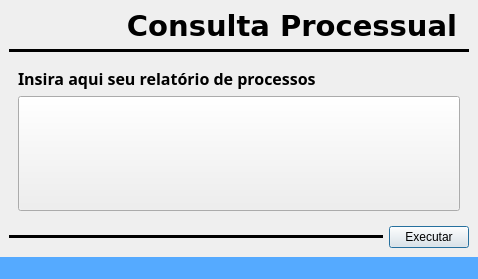
<?xml version="1.0" encoding="UTF-8"?>
<ui version="4.0">
 <class>MainWindow</class>
 <widget class="QMainWindow" name="MainWindow">
  <property name="geometry">
   <rect>
    <x>0</x>
    <y>0</y>
    <width>478</width>
    <height>279</height>
   </rect>
  </property>
  <property name="minimumSize">
   <size>
    <width>478</width>
    <height>279</height>
   </size>
  </property>
  <property name="windowTitle">
   <string>MainWindow</string>
  </property>
  <property name="toolButtonStyle">
   <enum>Qt::ToolButtonStyle::ToolButtonIconOnly</enum>
  </property>
  <property name="documentMode">
   <bool>false</bool>
  </property>
  <property name="tabShape">
   <enum>QTabWidget::TabShape::Rounded</enum>
  </property>
  <widget class="QWidget" name="centralwidget">
   <layout class="QGridLayout" name="gridLayout_2">
    <item row="0" column="0">
     <layout class="QGridLayout" name="gridLayout">
      <item row="0" column="1">
       <widget class="QLabel" name="logo">
        <property name="sizePolicy">
         <sizepolicy hsizetype="Preferred" vsizetype="Preferred">
          <horstretch>0</horstretch>
          <verstretch>0</verstretch>
         </sizepolicy>
        </property>
        <property name="maximumSize">
         <size>
          <width>100</width>
          <height>100</height>
         </size>
        </property>
        <property name="text">
         <string/>
        </property>
        <property name="pixmap">
         <pixmap>../imgs/procc-icon.ico</pixmap>
        </property>
        <property name="scaledContents">
         <bool>true</bool>
        </property>
       </widget>
      </item>
      <item row="5" column="1" colspan="2">
       <widget class="Line" name="line_3">
        <property name="frameShadow">
         <enum>QFrame::Shadow::Plain</enum>
        </property>
        <property name="lineWidth">
         <number>4</number>
        </property>
        <property name="midLineWidth">
         <number>2</number>
        </property>
        <property name="orientation">
         <enum>Qt::Orientation::Horizontal</enum>
        </property>
       </widget>
      </item>
      <item row="4" column="1" colspan="3">
       <widget class="QStackedWidget" name="stackedWidget">
        <property name="currentIndex">
         <number>0</number>
        </property>
        <widget class="QWidget" name="page_3">
         <layout class="QVBoxLayout" name="verticalLayout_2">
          <item>
           <widget class="QLabel" name="label_2">
            <property name="sizePolicy">
             <sizepolicy hsizetype="Minimum" vsizetype="Minimum">
              <horstretch>0</horstretch>
              <verstretch>0</verstretch>
             </sizepolicy>
            </property>
            <property name="font">
             <font>
              <family>Arial Rounded MT</family>
              <pointsize>12</pointsize>
              <italic>false</italic>
              <bold>true</bold>
             </font>
            </property>
            <property name="contextMenuPolicy">
             <enum>Qt::ContextMenuPolicy::DefaultContextMenu</enum>
            </property>
            <property name="text">
             <string>Insira aqui seu relatório de processos</string>
            </property>
            <property name="scaledContents">
             <bool>true</bool>
            </property>
            <property name="wordWrap">
             <bool>false</bool>
            </property>
           </widget>
          </item>
          <item>
           <widget class="QPushButton" name="pushButton_2">
            <property name="sizePolicy">
             <sizepolicy hsizetype="Minimum" vsizetype="Expanding">
              <horstretch>0</horstretch>
              <verstretch>0</verstretch>
             </sizepolicy>
            </property>
            <property name="font">
             <font>
              <family>Calibri</family>
              <pointsize>22</pointsize>
              <italic>true</italic>
             </font>
            </property>
            <property name="text">
             <string/>
            </property>
            <property name="icon">
             <iconset>
              <normaloff>../imgs/upload-icon.png</normaloff>../imgs/upload-icon.png</iconset>
            </property>
            <property name="iconSize">
             <size>
              <width>65</width>
              <height>63</height>
             </size>
            </property>
           </widget>
          </item>
         </layout>
        </widget>
        <widget class="QWidget" name="page_4">
         <layout class="QVBoxLayout" name="verticalLayout">
          <item>
           <widget class="QLabel" name="label_3">
            <property name="sizePolicy">
             <sizepolicy hsizetype="Preferred" vsizetype="Preferred">
              <horstretch>0</horstretch>
              <verstretch>0</verstretch>
             </sizepolicy>
            </property>
            <property name="text">
             <string/>
            </property>
            <property name="pixmap">
             <pixmap>../imgs/load.gif</pixmap>
            </property>
            <property name="scaledContents">
             <bool>true</bool>
            </property>
           </widget>
          </item>
          <item alignment="">
           <widget class="QLabel" name="label_4">
            <property name="font">
             <font>
              <family>Arial Rounded MT</family>
              <pointsize>12</pointsize>
              <bold>true</bold>
             </font>
            </property>
            <property name="text">
             <string>Carregando...</string>
            </property>
           </widget>
          </item>
         </layout>
        </widget>
        <widget class="QWidget" name="page_5">
         <layout class="QGridLayout" name="gridLayout_3">
          <item row="2" column="2">
           <widget class="QPushButton" name="enviar_captcha">
            <property name="sizePolicy">
             <sizepolicy hsizetype="Maximum" vsizetype="Preferred">
              <horstretch>0</horstretch>
              <verstretch>0</verstretch>
             </sizepolicy>
            </property>
            <property name="layoutDirection">
             <enum>Qt::LayoutDirection::LeftToRight</enum>
            </property>
            <property name="text">
             <string>Enviar</string>
            </property>
           </widget>
          </item>
          <item row="1" column="1">
           <widget class="QLabel" name="label_6">
            <property name="font">
             <font>
              <family>Arial Rounded MT</family>
              <pointsize>12</pointsize>
              <bold>true</bold>
             </font>
            </property>
            <property name="text">
             <string>Favor preencher o exame CAPTCHA acima</string>
            </property>
           </widget>
          </item>
          <item row="0" column="1" colspan="2">
           <widget class="QLabel" name="label_5">
            <property name="text">
             <string>TextLabel</string>
            </property>
           </widget>
          </item>
          <item row="2" column="1">
           <widget class="QLineEdit" name="lineEdit"/>
          </item>
         </layout>
        </widget>
       </widget>
      </item>
      <item row="5" column="3">
       <widget class="QPushButton" name="pushButton">
        <property name="sizePolicy">
         <sizepolicy hsizetype="Maximum" vsizetype="Fixed">
          <horstretch>0</horstretch>
          <verstretch>0</verstretch>
         </sizepolicy>
        </property>
        <property name="focusPolicy">
         <enum>Qt::FocusPolicy::StrongFocus</enum>
        </property>
        <property name="accessibleDescription">
         <string/>
        </property>
        <property name="layoutDirection">
         <enum>Qt::LayoutDirection::LeftToRight</enum>
        </property>
        <property name="text">
         <string>Executar</string>
        </property>
        <property name="autoDefault">
         <bool>false</bool>
        </property>
        <property name="default">
         <bool>true</bool>
        </property>
        <property name="flat">
         <bool>false</bool>
        </property>
       </widget>
      </item>
      <item row="0" column="2" colspan="2">
       <widget class="QLabel" name="label">
        <property name="sizePolicy">
         <sizepolicy hsizetype="Minimum" vsizetype="Minimum">
          <horstretch>0</horstretch>
          <verstretch>0</verstretch>
         </sizepolicy>
        </property>
        <property name="font">
         <font>
          <family>Verdana</family>
          <pointsize>22</pointsize>
          <italic>false</italic>
          <bold>true</bold>
          <strikeout>false</strikeout>
          <kerning>true</kerning>
         </font>
        </property>
        <property name="layoutDirection">
         <enum>Qt::LayoutDirection::LeftToRight</enum>
        </property>
        <property name="text">
         <string>Consulta Processual</string>
        </property>
        <property name="textFormat">
         <enum>Qt::TextFormat::AutoText</enum>
        </property>
        <property name="alignment">
         <set>Qt::AlignmentFlag::AlignCenter</set>
        </property>
        <property name="wordWrap">
         <bool>true</bool>
        </property>
       </widget>
      </item>
      <item row="1" column="1" colspan="3">
       <widget class="Line" name="line_1">
        <property name="frameShadow">
         <enum>QFrame::Shadow::Plain</enum>
        </property>
        <property name="lineWidth">
         <number>4</number>
        </property>
        <property name="midLineWidth">
         <number>2</number>
        </property>
        <property name="orientation">
         <enum>Qt::Orientation::Horizontal</enum>
        </property>
       </widget>
      </item>
     </layout>
    </item>
   </layout>
  </widget>
  <widget class="QStatusBar" name="statusBar">
   <property name="styleSheet">
    <string notr="true">background-color: rgb(85, 170, 255);</string>
   </property>
  </widget>
 </widget>
 <resources/>
 <connections/>
</ui>
